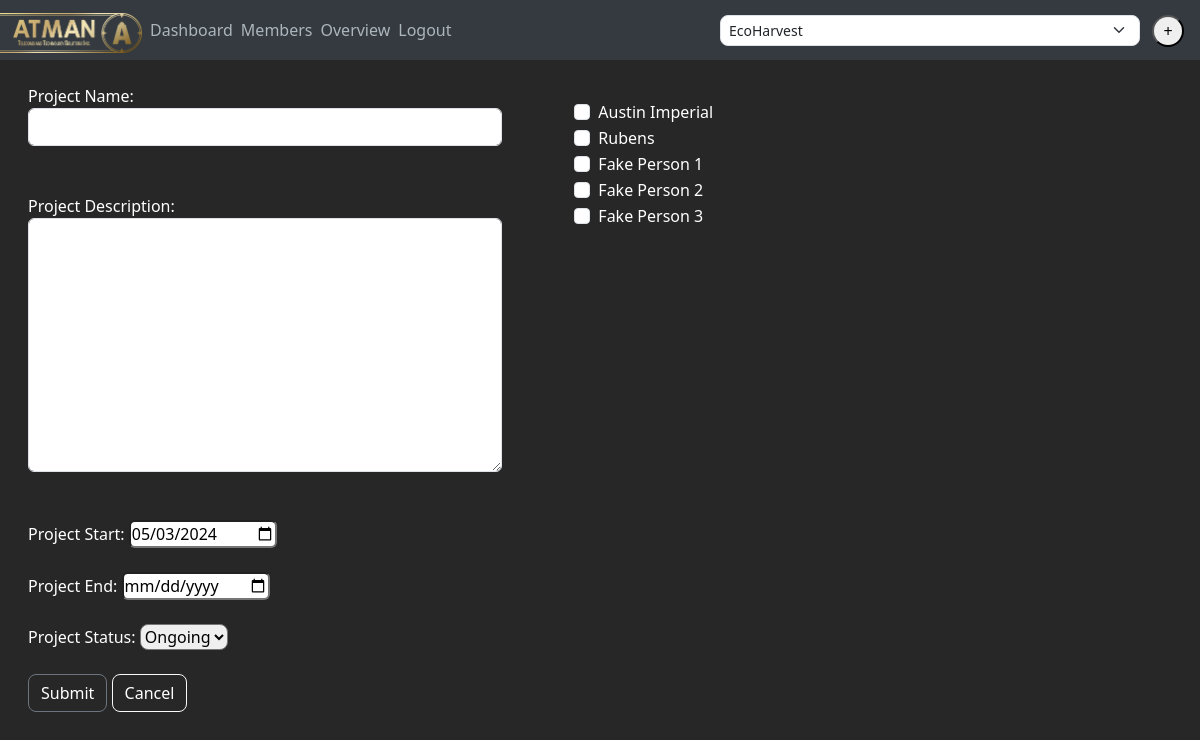
Page /create_project/ on the earlier database version.
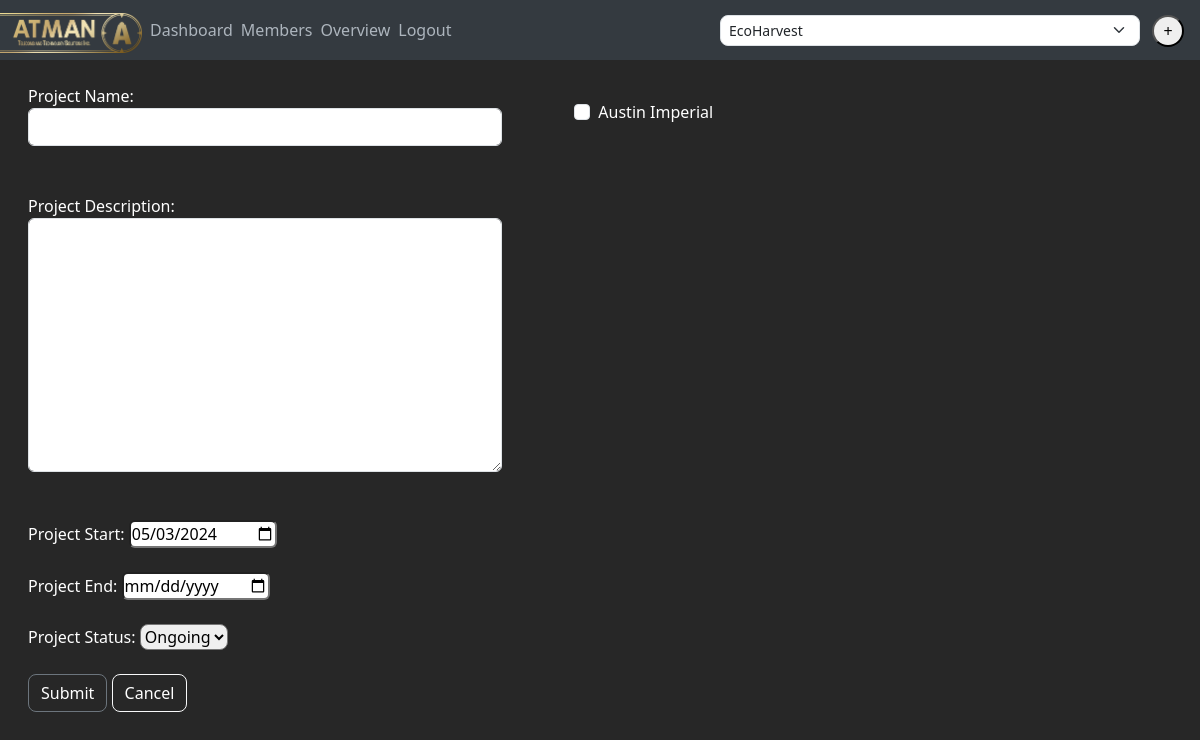
Same page on the later database version.
### PMApp/models.py (models this page shows, shortened)
class User(models.Model):
    class sType(models.TextChoices):
        EXECUTIVE = "X", _("Executive")
        MANAGER = "M", _("Manager")
        EMPLOYEE = "Em", _("Employee")
    user_id = models.SmallAutoField(primary_key=True)
    name = models.CharField(max_length=255)
    username = models.CharField(max_length=255)
    password = models.BinaryField()
    staff_type = models.CharField(max_length=2, choices=sType, default=sType.EMPLOYEE)

### PMApp/views.py (the view)
# urls.py: path("create_project/", views.create_project, name="create_project"),
def create_project(request):
    if (request.method == "POST"):
        members = request.POST.getlist('member')
        project_name = request.POST.get("project_name")
        project_desc = request.POST.get("project_desc")
        project_start = request.POST.get("project_start")
        project_end = request.POST.get("project_end")
        project_status = request.POST.get("project_status")
        if project_end == "":
            project_end = None
        new_project = Project.objects.create(
            project_name=project_name,
            project_desc=project_desc,
            project_start=project_start,
            project_end=project_end,
            project_status=project_status
        )
        for member in members:
            new_user = User.objects.get(user_id = member)
            print(new_user.user_id)
            new_member = Member.objects.create(
                project = new_project,
                user = new_user
            )
        return redirect("view_project")
    else:
        users = User.objects.all()
        return render(request,
                      "create_project.html", {"users": users})

### PMApp/context_processors.py (called while the page is built)
def projects_processor(request):
    projects = Project.objects.all()
    return {"projects": projects}

### PMApp/templates/create_project.html (shortened to what this page needs)
{% extends 'base.html' %}
{% block navbar %}
      <li class="navbar-item"><a class="me-2" style="color: ADB5BD; text-decoration: none;" href="{% url 'dashboard' %}">Dashboard</a></li>
      <li class="navbar-item"><a class="me-2" style="color: ADB5BD; text-decoration: none;" href="{% url 'view_members' %}">Members</a></li>
      <li class="navbar-item"><a class="me-2" style="color: ADB5BD; text-decoration: none;" href="{% url 'view_project' %}">Overview</a></li>
      <li><a class="mr-2" style="color: ADB5BD; text-decoration: none;" href="{% url "logout" %}">Logout</a></li>
{% endblock %}
{% block content %}
    <form action="{% url 'create_project' %}" method="POST">{% csrf_token %}
      <div class="row mt-4 ms-3">
        <div class="col-5">
          <label for="project_name">Project Name:</label>
          <input class="form-control" type="text" name="project_name" id="project_name" required><br><br>
          <label for="project_desc">Project Description:</label>
          <textarea class="form-control" name="project_desc" id="project_desc" cols="70" rows="10" required></textarea><br><br>
          <label for="project_start">Project Start:</label>
          <input class="rounded-2" type="date" name="project_start" id="project_start" required><br><br>
          <label for="project_end">Project End:</label>
          <input class="rounded-2" type="date" name="project_end" id="project_end"><br><br>
          <label for="project_status">Project Status:</label>
          <select class="rounded-3" name="project_status" id="project_status">
              <option value="0">Ongoing</option>
          </select>
          <br><br>
          <input class="btn btn-outline-secondary rounded-3" style="color: WHITE;" type="submit">
          <a href="{% url 'dashboard' %}">
            <button class="btn btn-outline-light rounded-3" style="color: WHITE;" type="button">Cancel</button>
          </a>
        </div>
        <div class="col mt-3 ms-5">
          {% for user in users %}
            <div class="form-check">
              <input class="form-check-input" type="checkbox" value="{{ user.user_id }}" name="member">
              <label class="form-check-label">
                {{user.name}}
              </label>
            </div>
          {% endfor %}
        </div>
    </form>
{% endblock %}

### PMApp/templates/base.html (shortened to what this page needs)
{% load static %}
<html>
<head>
    <link rel="stylesheet" href="{% static 'custom.css' %}">
    <link rel="stylesheet" href="{% static '/bootstrap/css/bootstrap.min.css' %}">
</head>
<body style="background-color: 272727;">
  <div style="background-color: 343A40;">
    <nav class="navbar navbar-expand-lg" style="height: 60px">
      <ul class="navbar-nav mt-3">
        <li class="navbar-item me-2">
            <img style="width: 142px; height: auto; position: relative; bottom:5px;" src="{%static 'images/Atman Logo.png'%}">
        </li>
        {% block navbar %}
        {% endblock %}
      </ul>
        {% block project_selector %}
          <select class="form-select form-select-sm me-2 rounded-3 overflow-hidden" style="position: absolute; left: 60%; width: 35%;" name="project_selector" id="project_selector">
          {% for project in projects %}
              <option value="{{ project.project_id }}" {% if project.project_id == request.session.current_project_id %}selected{% endif %}>{{ project.project_name }}</option>
          {% endfor %}
          </select>
            <a href="{% url 'create_project' %}" style="text-decoration: none; margin-bottom: 30px;">
             <button class="rounded-5" style="width: 32px; height: 32px; position: absolute; left: 96%; text-align: center;">
               +
             </button>
            </a>
        {% endblock %}
    </nav>
  </div>
    <div class="body">
        {% block content %}
        {% endblock %}
    </div>
</body>
</html>

### PMApp/static/custom.css (style rules this page uses)
label { color: white; }

Differences in the rows shown:
removed User: name "Rubens"
removed User: name "Fake Person 1"
removed User: name "Fake Person 2"
removed User: name "Fake Person 3"
